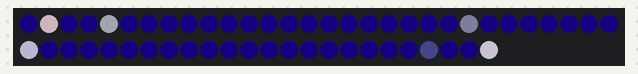
Recording of a sketch running on a simulated Arduino Uno, built with avr-gcc and run on an emulated ATmega328P. Parts: 54 RGB LEDs in strip order, left to right, continuing on the next row. Dim RGB values are drawn brighter than linear; random numbers use the default seed unless the sketch sets one.

Above: at 52.86 s.
At 64.0 s:
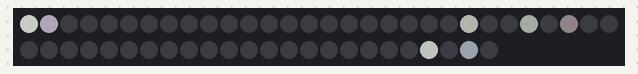
At 84.3 s:
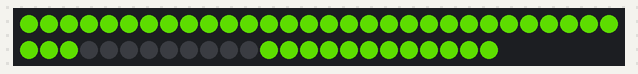
At 93.2 s:
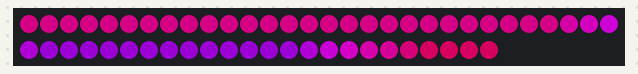
At 101.3 s:
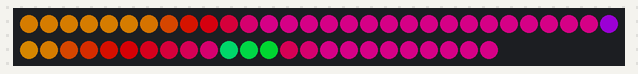
At 103.0 s:
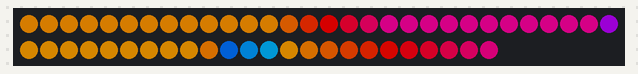

Measured:
- what the display in image 1 shows lasts 0.5 s, from 63.9 s to 64.4 s
- what the display in image 2 shows lasts 5.5 s, from 84.2 s to 89.7 s
- what the display in image 3 shows lasts 8.1 s, from 93.2 s to 101.3 s
- what the display in image 4 shows lasts 1.3 s, from 101.3 s to 102.6 s

The sketch:

ledstrip_animations.ino
```cpp
/**
Demo-set of animations using the NoePixel painter library
The demo animations show different ways the library can be used
to create colorful led-strip animations with just a few lines of code.

These examples are written to run on an Arduino Duemilenove. For
other Arduino platforms, speeds may need to be adjusted to give the same effect
Also, on platforms with more available RAM (like the ESP8266), more
canvases can be used to paint even more mixing colors.

If you come up with other good animations you want to share, please
post the code on the GitHub repository by opening a new issue.
I will then add it as a demo (with proper attribution).
*/

const int duration = 2000; //number of loops to run each animation for

#define NUMBEROFPIXELS 54 //Number of LEDs on the strip
#define PIXELPIN 0 //Pin where WS281X pixels are connected

#include "Arduino.h"
#include <Adafruit_NeoPixel.h>
#include <NeoPixelPainter.h>


Adafruit_NeoPixel neopixels = Adafruit_NeoPixel(NUMBEROFPIXELS, PIXELPIN, NEO_GRB + NEO_KHZ800);

NeoPixelPainterCanvas pixelcanvas = NeoPixelPainterCanvas(&neopixels); //create canvas, linked to the neopixels (must be created before the brush)
NeoPixelPainterBrush pixelbrush = NeoPixelPainterBrush(&pixelcanvas); //crete brush, linked to the canvas to paint to


void setup() {
	randomSeed(analogRead(0)); //new random seed
	pinMode(PIXELPIN, OUTPUT);

	neopixels.begin();

	//Serial.begin(115200);
	//Serial.println(" ");
	//Serial.println("NeoPixel Painter Demo");

	//check if ram allocation of brushes and canvases was successful (painting will not work if unsuccessful, program should still run though)
	//this check is optional but helps to check if something does not work, especially on low ram chips like the Arduino Uno
	//if (pixelcanvas.isvalid() == false) Serial.println("canvas allocation problem");
	//else  Serial.println("canvas allocation ok");


	//if (pixelbrush.isvalid() == false) Serial.println("brush allocation problem");
	//else  Serial.println("brush allocation ok");

}

unsigned long loopcounter; //count the loops, switch to next animation after a while
bool initialized = false; //initialize the canvas & brushes in each loop when zero

void loop() {

	//main program loops through different animations, allocating addidional canvas and brushes if needed

  //---------------------
	//RAINBOW PAINT (aka nyan cat)
	//---------------------

  //the brush moves along the strip, leaving a colorful rainbow trail
	for(loopcounter = 0; loopcounter<duration; loopcounter++)
	{
		static unsigned int hue = 0; //color hue to set to brush
		HSV brushcolor; //HSV color definition


		if (initialized == false) //initialize the brushes
		{
			initialized = true;
			pixelbrush.setSpeed(500); //brush moving speed
			pixelbrush.setFadeSpeed(90);
			pixelbrush.setFadein(false); //brightness will fade-in if set to true
			pixelbrush.setFadeout(true);
      pixelbrush.setBounce(false);
		}

		hue++;
		brushcolor.h = hue / 3; //divide by 3 to slow down color fading
		brushcolor.s = 255; //full saturation
		brushcolor.v = 255; //full brightness

		pixelbrush.setColor(brushcolor); //set new color to the bursh

		neopixels.clear();

		pixelbrush.paint(); //paint the brush to the canvas (and update the brush, i.e. move it a little)
		pixelcanvas.transfer(); //transfer (add) the canvas to the neopixels

		neopixels.show();
	}


	initialized = false; //reset the variable before moving to the next loop


	//SPARKLER: a brush seeding sparkles
	for(loopcounter = 0; loopcounter<duration; loopcounter++)
	{

		HSV brushcolor;

		if (initialized == false)
		{
			initialized = true;
			pixelbrush.setSpeed(600);
			pixelbrush.setFadeout(true); //sparkles fade in
			pixelbrush.setFadein(true);  //and fade out immediately after reaching the set brightness
		}

		//set a new brush color in each loop
		brushcolor.h = random(255); //random color
		brushcolor.s = random(130); //random but low saturation, giving white-ish sparkles
		brushcolor.v = random(200); //random (peak) brighness

		pixelbrush.setColor(brushcolor);
		pixelbrush.setFadeSpeed(random(100) + 150); //set a new fadespeed with some randomness

		neopixels.clear();

		pixelbrush.paint(); //paint the brush to the canvas (and update the brush, i.e. move it a little)
		pixelcanvas.transfer(); //transfer (add) the canvas to the neopixels

		neopixels.show();
	}


	initialized = false; //reset the variable before moving to the next loop


	//---------------------
  //TWINKLY STARS
  //---------------------
  //brush set to random positions and painting a fading star
	for(loopcounter = 0; loopcounter<duration; loopcounter++)
	{

		HSV brushcolor;

		if (initialized == false)
		{
			initialized = true;
			pixelbrush.setSpeed(0); //do not move automatically
			pixelbrush.setFadein(true); //fade in
			pixelbrush.setFadeout(true); //and fade out
		}


		if (rand() % 100 == 0) //at a random interval, move the brush to paint a new pixel (brush only paints a new pixel once)
		{
			brushcolor.h = rand();
			brushcolor.s = random(40); //set low saturation, almost white
			brushcolor.v = random(200) + 20; //set random brightness
			pixelbrush.setColor(brushcolor);
			pixelbrush.moveTo(random(NUMBEROFPIXELS)); //move the brush to a new, random pixel
			pixelbrush.setFadeSpeed(random(10) + 5); //set random fade speed, minimum of 5
		}

		//add a background color by setting all pixels to a color (instead of clearing all pixels):
		int i;
		for (i = 0; i < NUMBEROFPIXELS; i++)
		{
			neopixels.setPixelColor(i, 1, 0, 6); //color in RGB: dark blue
		}


		pixelbrush.paint(); //paint the brush to the canvas
		pixelcanvas.transfer(); //transfer (add) the canvas to the neopixels

		neopixels.show();
	}


	initialized = false; //reset the variable before moving to the next loop


  //-------------
	//CHASER
  //-------------

  // two brushes chasing each other, one painting the pixel in a color, the other one painting 'black' (acting on the same canvas)

  while(true) //create a loop with an additional brush (is deleted automatically once the loop finishes)
	{

		//create an additional brush, painting on the same canvas as the globally defined brush
		NeoPixelPainterBrush pixelbrush2 = NeoPixelPainterBrush(&pixelcanvas);

		//if (pixelbrush2.isvalid() == false) Serial.println(F("brush2 allocation problem"));
		//else  Serial.println(F("brush2 allocation ok"));


		for(loopcounter = 0; loopcounter<duration; loopcounter++)
		{


			if (initialized == false)
			{
				HSV brushcolor;

				initialized = true;

				brushcolor.h = random(255); //choose random color once
				brushcolor.s = 255; //full staturation
				brushcolor.v = 150;

				//initialize the first brush to move and paint a color, no fading
				pixelbrush.setSpeed(900); //moving speed
				pixelbrush.setColor(brushcolor);
        pixelbrush.setFadeout(false); //deactivate fade-out (was activated in last animation)
        pixelbrush.setFadein(false); //deactivate fade-in
        pixelbrush2.moveTo(0); //move the brush to pixel 0
				//initialize the second brush to move at the same speed but starting at a different position (default position is 0)
				brushcolor.v = 0; //zero intensity = black
				pixelbrush2.setSpeed(900);
				pixelbrush2.setColor(brushcolor);
				pixelbrush2.moveTo(2*NUMBEROFPIXELS/3); //move the brush

			}

			neopixels.clear();

			pixelbrush.paint(); //apply the paint of the first brush to the canvas (and update the brush)
			pixelbrush2.paint(); //apply the paint of the second brush to the canvas (and update the brush)
			pixelcanvas.transfer(); //transfer the canvas to the neopixels

			neopixels.show();
		}
		break; //quit the while loop immediately (and delete the created brush)
	}


	initialized = false;


  //------------------------------
	//HUE FADER: demo of hue fading
  //------------------------------

	//hue fading can be done in two ways: change the color moving the shortest distance around the colorwheel (setFadeHueNear)
	//or intentionally moving around the colorwheel choosing the long way (setFadeHueFar)
	//two brushes move along the strip in different speeds, each painting a different color that the canvas will then fade to
	//a new color is set when the first brush passes pixel 0
	//both brushes act on the same canvas

	while(true) //create a loop with an additional brush (is deleted automatically once the loop finishes)
	{

		//create an additional brush, painting on the same canvas as the globally defined brush
		NeoPixelPainterBrush pixelbrush2 = NeoPixelPainterBrush(&pixelcanvas);

		//if (pixelbrush2.isvalid() == false) Serial.println(F("brush2 allocation problem"));
		//else  Serial.println(F("brush2 allocation ok"));

     pixelcanvas.clear(); //clear the canvas

		for(loopcounter = 0; loopcounter<duration; loopcounter++)
		{

			static unsigned int lastposition = 0; //to detect zero crossing only once (brush may stay at pixel zero for some time since it uses sub-pixel resolution movement)

			if (pixelbrush.getPosition() == 0 && lastposition > 0) initialized = false; //choose new color & speed if brush reaches pixel 0

			lastposition = pixelbrush.getPosition(); //save current position for next position check

			if (initialized == false)
			{
				initialized = true;

				HSV brushcolor;


				brushcolor.h = random(255); //random color
				brushcolor.s = 255; //full saturation
				brushcolor.v = 130; //medium brightness

				pixelbrush.setSpeed(random(150) + 150); //random movement speed
				pixelbrush.setFadeSpeed(random(10) + 20); //set random fading speed
				pixelbrush.setColor(brushcolor); //update the color of the brush
				pixelbrush.setFadeHueNear(true); //fade using the near path on the colorcircle

				//second brush paints on the same canvas
				brushcolor.h = random(255);
				pixelbrush2.setSpeed(random(150) + 150);
				pixelbrush2.setFadeSpeed(random(10) + 20);
				pixelbrush2.setColor(brushcolor);
				pixelbrush2.setFadeHueNear(true); //fade using the near path on the colorcircle
				//pixelbrush.setFadeHueFar(true); //fade using the far path on the colorcircle (if both are set, this path is chosen)
				pixelbrush2.setBounce(true); //bounce this brush at the end of the strip
			}

			neopixels.clear();

			pixelbrush.paint(); //apply the paint of the first brush to the canvas (and update the brush)
			pixelbrush2.paint(); //apply the paint of the second brush to the canvas (and update the brush)
			pixelcanvas.transfer(); //transfer the canvas to the neopixels

			neopixels.show();
		}
		break; //quit the while loop immediately (and delete the created brush)
	}


	initialized = false;

  //------------------------------
	//SPEEDTRAILS
  //------------------------------
  //three brushes painting on one canvas, all following each other at the same speed, painting fading pixels

  while(true) //create a loop with two additional brushes (are deleted automatically once the loop finishes)
	{
		int brushspeed = 900;

		//create additional brushes, painting on the same canvas as the globally defined brush
		NeoPixelPainterBrush pixelbrush2 = NeoPixelPainterBrush(&pixelcanvas);
		NeoPixelPainterBrush pixelbrush3 = NeoPixelPainterBrush(&pixelcanvas);

		//if (pixelbrush2.isvalid() == false) Serial.println(F("brush2 allocation problem"));
		//else  Serial.println(F("brush2 allocation ok"));

		//if (pixelbrush3.isvalid() == false) Serial.println(F("brush3 allocation problem"));
		//else  Serial.println(F("brush3 allocation ok"));

		for(loopcounter = 0; loopcounter<duration; loopcounter++)
		{

			HSV brushcolor;


			if (initialized == false) //initialize the brushes
			{
				initialized = true;
				brushcolor.h = 0;
				brushcolor.s = 0; //make it white
				brushcolor.v = 150; //medium brightness
				pixelbrush.setColor(brushcolor);
				pixelbrush.setSpeed(brushspeed);
				pixelbrush.setFadeSpeed(250); //fast fading (255 is max.)
				pixelbrush.setFadeHueNear(false); //deactivate hue fading, was activated in last animation
        pixelbrush.setFadeout(true);
        pixelbrush.moveTo(0); //move brush to zero

				//second brush
				brushcolor.h = 0; //red
				brushcolor.s = 250;
				brushcolor.v = 150;
				pixelbrush2.setSpeed(brushspeed);
				pixelbrush2.setFadeSpeed(220);
				pixelbrush2.setFadeout(true);
				pixelbrush2.setColor(brushcolor);
				pixelbrush2.moveTo(NUMBEROFPIXELS / 3); //move it up one third of the strip

        //third brush
				brushcolor.h = 28; //yellow
				brushcolor.s = 255;
				brushcolor.v = 100;
				pixelbrush3.setSpeed(brushspeed);
				pixelbrush3.setFadeSpeed(190);
				pixelbrush3.setFadeout(true);
				pixelbrush3.setColor(brushcolor);
				pixelbrush3.moveTo(2 * NUMBEROFPIXELS / 3); //move it up two thirds of the strip
			}

			neopixels.clear();

			pixelbrush.paint(); //apply the paint of the first brush to the canvas (and update the brush)
			pixelbrush2.paint(); //apply the paint of the second brush to the canvas (and update the brush)
			pixelbrush3.paint(); //apply the paint of the third brush to the canvas (and update the brush)
			pixelcanvas.transfer(); //transfer the canvas to the neopixels (and update i.e. fade pixels)

			neopixels.show();
		}
		break; //quit the while loop immediately (and delete the created brush)
	}


	initialized = false;


  //-------------
	//BOUNCY BALLS
  //-------------
	//three brushes painting on one canvas, attracted to the zero pixel as if by gravity

	while(true) //create a loop with two additional brushes (are deleted automatically once the loop finishes)
	{

		//create additional brushes, painting on the same canvas as the globally defined brush
		NeoPixelPainterBrush pixelbrush2 = NeoPixelPainterBrush(&pixelcanvas);
		NeoPixelPainterBrush pixelbrush3 = NeoPixelPainterBrush(&pixelcanvas);

		//if (pixelbrush2.isvalid() == false) Serial.println(F("brush2 allocation problem"));
		//else  Serial.println(F("brush2 allocation ok"));

		//if (pixelbrush3.isvalid() == false) Serial.println(F("brush3 allocation problem"));
		//else  Serial.println(F("brush3 allocation ok"));

		byte skipper = 0;

		for(loopcounter = 0; loopcounter<duration; loopcounter++)
		{


			if (initialized == false) //initialize the brushes
			{
				initialized = true;

				HSV brushcolor;

				brushcolor.h = 20; //orange
				brushcolor.s = 240; //almost full saturation
				brushcolor.v = 150; //medium brightness

				//first brush
				pixelbrush.setSpeed(0); //zero initial speed
				pixelbrush.setFadeSpeed(150);
				pixelbrush.setFadeout(true);
				pixelbrush.setColor(brushcolor);
				pixelbrush.moveTo(NUMBEROFPIXELS - 1); //move to end of the strip
				pixelbrush.setBounce(true); //bounce if either end of the strip is reached

				//second brush
				brushcolor.h = 220; //pink
				pixelbrush2.setSpeed(0); //zero initial speed
				pixelbrush2.setFadeSpeed(190);
				pixelbrush2.setFadeout(true);
				pixelbrush2.setColor(brushcolor);
				pixelbrush2.moveTo(NUMBEROFPIXELS / 3); //move to one third of the strip
				pixelbrush2.setBounce(true);

				brushcolor.h = 70; //green-ish (pure green is 85 or 255/3)
				pixelbrush3.setSpeed(0);
				pixelbrush3.setFadeSpeed(220);
				pixelbrush3.setFadeout(true);
				pixelbrush3.setColor(brushcolor);
				pixelbrush3.moveTo(2 * NUMBEROFPIXELS / 3);
				pixelbrush3.setBounce(true);
			}

			//apply some gravity force that accelerates the painters (i.e. add speed in negative direction = towards zero pixel)
			//  if (skipper % 5 == 0) //only apply gravity at some interval to make it slower on fast processors
			//  {
			//read current speed of each brush and speed it up in negative direction (towards pixel zero)
			pixelbrush.setSpeed(pixelbrush.getSpeed() - 10);
			pixelbrush2.setSpeed(pixelbrush2.getSpeed() - 10);
			pixelbrush3.setSpeed(pixelbrush3.getSpeed() - 10);
			//  }
			//  skipper++;


			neopixels.clear();

			pixelbrush.paint(); //apply the paint of the first brush to the canvas (and update the brush)
			pixelbrush2.paint(); //apply the paint of the second brush to the canvas (and update the brush)
			pixelbrush3.paint(); //apply the paint of the third brush to the canvas (and update the brush)
			pixelcanvas.transfer(); //transfer the canvas to the neopixels (and update i.e. fade pixels)

			neopixels.show();
		}
		break; //quit the while loop immediately (and delete the created brush)
	}


	initialized = false;

  //---------------------
	//TWO-BRUSH-COLORMIXING
  //---------------------

	//two brushes moving around randomly paint on their individual canvas, resulting in colors being mixed
	while(true) //create a loop with two additional brushes (are deleted automatically once the loop finishes)
	{

		//create an additional canvas for the second brush (needs to be created before the brush)
		NeoPixelPainterCanvas pixelcanvas2 = NeoPixelPainterCanvas(&neopixels);

		//create additional brush, painting on the second canvas
		NeoPixelPainterBrush pixelbrush2 = NeoPixelPainterBrush(&pixelcanvas2);

		//if (pixelcanvas2.isvalid() == false) Serial.println("canvas2 allocation problem");
		//else  Serial.println("canvas2 allocation ok");

		//if (pixelbrush2.isvalid() == false) Serial.println(F("brush2 allocation problem"));
		//else  Serial.println(F("brush2 allocation ok"));


		for(loopcounter = 0; loopcounter<duration; loopcounter++)
		{


			HSV brushcolor;
			static bool firstrun = true;

			brushcolor.s = 255; //full color saturation
			brushcolor.v = 100; //medium-low brightness

			if (initialized == false) //initialize the brushes
			{
				initialized = true;

				brushcolor.h = 8;

				//setup the first brush
				pixelbrush.setSpeed(-750);
				pixelbrush.setSpeedlimit(1000);
				pixelbrush.setFadeSpeed(random(80) + 50);
				pixelbrush.setFadeout(true);
				pixelbrush.setFadein(true);
				pixelbrush.setColor(brushcolor);
				pixelbrush.moveTo(random(NUMBEROFPIXELS));
				pixelbrush.setBounce(true);

				//setup the second brush
				brushcolor.h = 160;
				pixelbrush2.setSpeed(600);
				pixelbrush2.setSpeedlimit(1000);
				pixelbrush2.setFadeSpeed(random(80) + 50);
				pixelbrush2.setFadeout(true);
				pixelbrush2.setFadein(true);
				pixelbrush2.setColor(brushcolor);
				pixelbrush2.moveTo(random(NUMBEROFPIXELS));
				pixelbrush2.setBounce(true);
			}


			if (rand() % 10) //slowly (and randomly) change hue of brushes
			{
				brushcolor = pixelbrush.getColor();
				brushcolor.h += random(3) - 1; //randomly change hue a little ( ± random(1))
				pixelbrush.setColor(brushcolor);

				brushcolor = pixelbrush2.getColor();
				brushcolor.h += random(3) - 1; //randomly change hue a little ( ± random(1))
				pixelbrush2.setColor(brushcolor);

			}

			//slowly change speed of both brushes
			pixelbrush.setSpeed(pixelbrush.getSpeed() + random(6) - 3); //means speed = currentspeed ± random(3)
			pixelbrush2.setSpeed(pixelbrush2.getSpeed() + random(6) - 3); //means speed = currentspeed ± random(3)


			neopixels.clear(); //remove any previously applied paint

			pixelbrush.paint(); //apply the paint of the first brush to its assigned canvas (and update the brush)
			pixelbrush2.paint(); //apply the paint of the second brush to  its assigned canvas (and update the brush)

			pixelcanvas.transfer(); //transfer the first canvas to the neopixels
			pixelcanvas2.transfer(); //transfer the sedonc canvas to the neopixels (adding colors, rather than overwriting colors)

			neopixels.show();
		}
		break; //quit the while loop immediately (and delete the created brush)
	}

}//end of loop()
```
